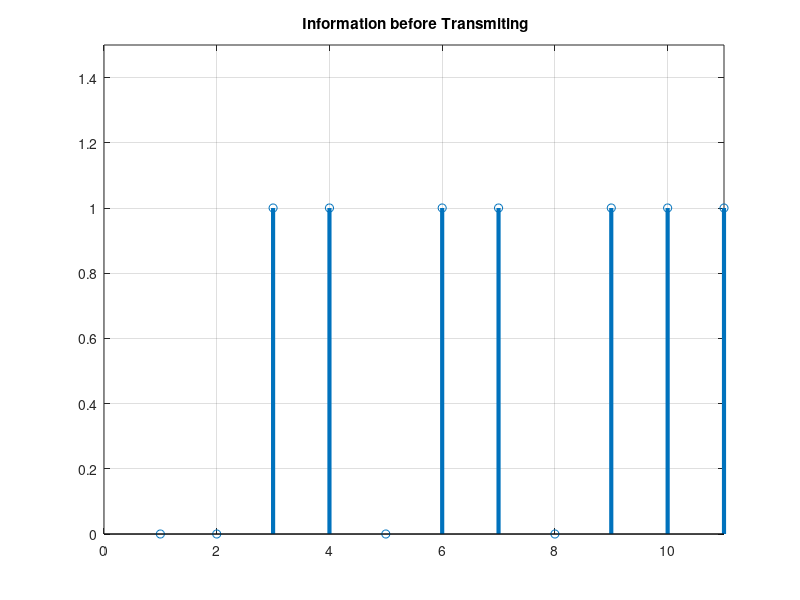
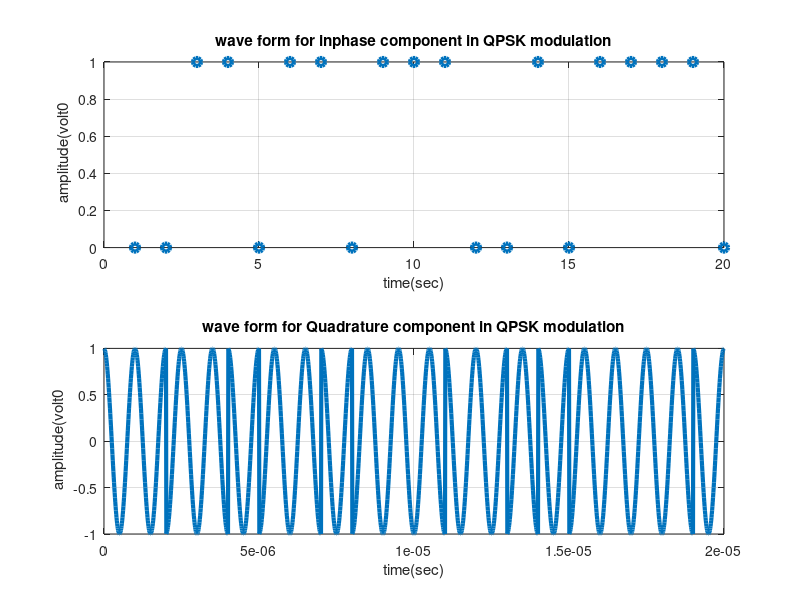
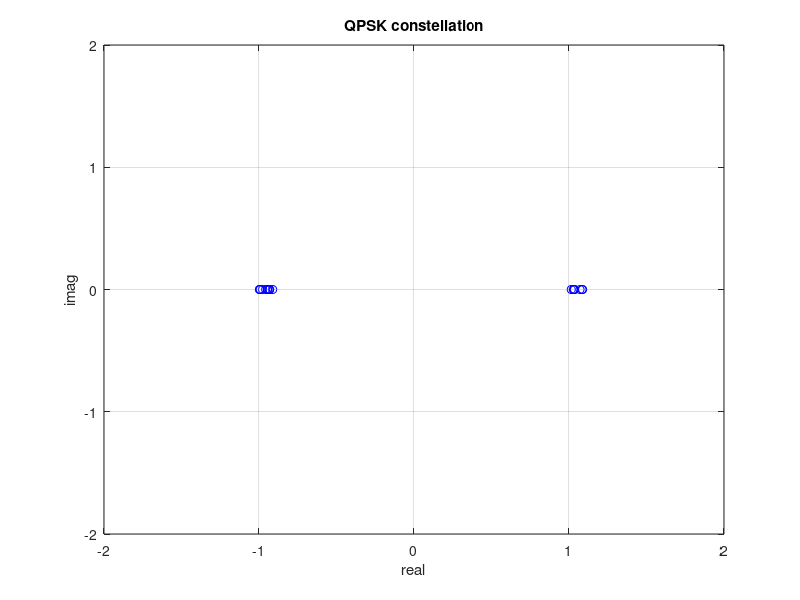

MATLAB code to generate these figures, in order:
%constellation diagram:
clc;
clear all;
close all;
data=[0 0 1 1 0 1 1 0 1 1 1 0 0 1 0 1 1 1 1 0]; % information

figure(1)
stem(data, 'linewidth',3), grid on;
title('  Information before Transmiting ');
axis([ 0 11 0 1.5]);
data_NZR=2*data-1; % Data Represented at NZR form for QPSK modulation

br=10.^6; %Let us transmission bit rate  1000000
f=br; % minimum carrier frequency
T=1/br; % bit duration
t=T/99:T/99:T; % Time vector for one bit information
y=[];
y_in=[];
d=zeros(1,length(data)/2);
for i=1:length(data)

    if (data(i)==0)
       d(i)=exp(j*0*pi/4);%45 degrees
       %y(i)=cos(2*pi*f*t);
       y2=cos(2*pi*f*t) ;% Quadrature component
       y_in=[y_in y2]; % inphase signal vector
    end
    if(data(i)==1)
        d(i)=exp(j*4*pi/4);
        %y(i)=cos(2*pi*f*t+pi);
        y2=cos(2*pi*f*t+ pi) ;% Quadrature component
        y_in=[y_in y2]; % inphase signal vector
    end

end
for i=1:length(d)
    d(i)=d(i)+rand(1)/10;
end
Tx_sig=y; % transmitting signal after modulation
qpsk=d;
tt=T/99:T/99:(T*length(data));

figure(2)
subplot(2,1,1);
plot(1:1:20,data,'o','linewidth',3), grid on;
title(' wave form for inphase component in QPSK modulation ');
xlabel('time(sec)');
ylabel(' amplitude(volt0');
subplot(2,1,2);
plot(tt,y_in,'linewidth',3), grid on;
title(' wave form for Quadrature component in QPSK modulation ');
xlabel('time(sec)');
ylabel(' amplitude(volt0');

figure(3);
plot(d,'o','Color','b');%plot constellation without noise
axis([-2 2 -2 2]);
grid on;
xlabel('real'); ylabel('imag');
title('QPSK constellation');